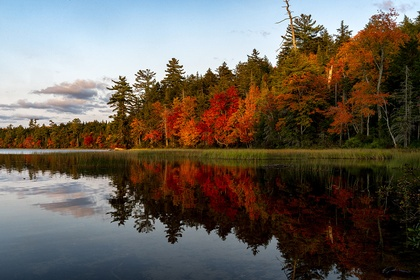
%> input picture paisagem.jpg, 420 x 280 px, shrunk from 1200 x 800 before the run
$ octave atividade1.m   (GNU Octave 9; MATLAB toolbox functions it lacks are replaced by stand-ins)
%> lines starting %> are read from the running program, lines starting %| are printed output that depends on the picture; in (x1, y1, x2, y2) boxes, pixels count from 0 and x2, y2 are one past the last pixel; in counts of white or black regions, pixels touching at a corner belong together; the program's own positions count from 1
clear; clc;

function [Y, erro] = binarizar(X, limiar)
  X = rgb2gray(X);
  X = double(X) / 255;
  Y = X;
  [L, C] = size(X);
  numerador = 0;
  denominador = 0;

  for i=1:L
    for j=1:C
      if X(i,j) > limiar
        Y(i,j) = 1;
      else
        Y(i,j) = 0;
      endif
      numerador = numerador + (X(i,j) - Y(i,j))^2;
      denominador = denominador + X(i,j)^2;
    endfor
  endfor
  erro = numerador/denominador
endfunction

function Y = cromatizar(X)
  Y = X;
  [L,C,~] = size(Y);
  for i=1:L
    for j=1:C
      R = X(i,j,1);
      G = X(i,j,2);
      B = X(i,j,3);

      if R > G && R > B
        Y(i,j,2) = 0;
        Y(i,j,3) = 0;
      elseif G > R && G > B
        Y(i,j,1) = 0;
        Y(i,j,3) = 0;
      else
        Y(i,j,1) = 0;
        Y(i,j,2) = 0;
      endif
    endfor
  endfor
endfunction

img = imread('paisagem.jpg');
%> img is the input picture: size 280x420x3 uint8; mean R, G, B 104.9, 96, 87
[img_binaria, erro_bin] = binarizar(img, 0.5);
%> in binarizar, `X = rgb2gray(X);`:
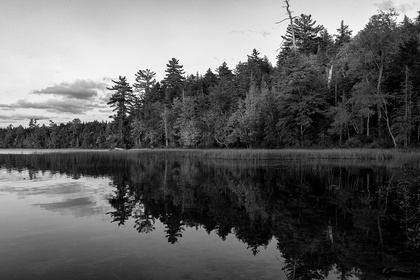
%> X: size 280x420 uint8; min 0, max 255, mean 97.7
%> after the loop in binarizar, `for i=1:L`:
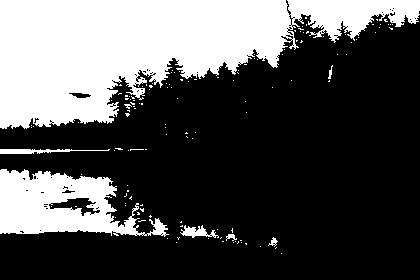
%> Y: size 280x420 double; values 0 (black) and 1 (white), 31.9% white; 133 white regions (125 under 20 px), largest, box (x1, y1, x2, y2) and area: (0, 0, 420, 129) 29844, (0, 169, 169, 237) 6607, (0, 149, 110, 154) 308
%> after the loop in binarizar, `for i=1:L`: denominador = 28585.1; numerador = 6280.2
%> in binarizar, `erro = numerador/denominador`: erro = 0.22
%> erro_bin = 0.22
img_cromatizada = cromatizar(img);
%> after the loop in cromatizar, `for i=1:L`:
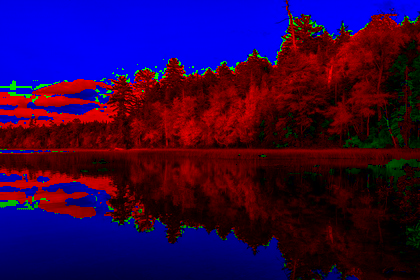
%> Y: size 280x420x3 uint8; mean R, G, B 44.9, 3.2, 68.6

figure;

subplot(2, 2, [1, 2]);
imshow(img);
title('Original');

subplot(2, 2, 3);
imshow(img_binaria);
title('Binarizada');

subplot(2, 2, 4);
imshow(img_cromatizada);
title('Cromatizada');

$ run again, with rio.jpg copied over paisagem.jpg
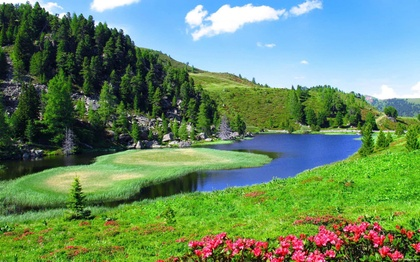
%> input picture rio.jpg, 420 x 262 px, shrunk from 1920 x 1200 before the run
%> img is the input picture: size 262x420x3 uint8; mean R, G, B 103.4, 137.8, 103.3
%> after the loop in binarizar, `for i=1:L`:
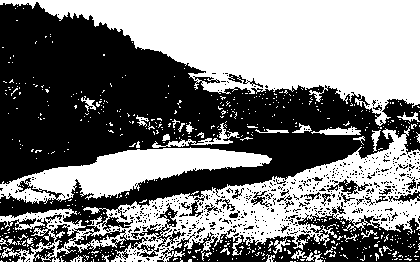
%> Y: size 262x420 double; values 0 (black) and 1 (white), 49.2% white; 572 white regions (540 under 20 px), largest, box (x1, y1, x2, y2) and area: (0, 0, 420, 126) 26698, (0, 126, 420, 262) 17006, (0, 147, 272, 204) 6835
%> after the loop in binarizar, `for i=1:L`: denominador = 32204.3; numerador = 11868.3
%> erro = 0.369
%> after the loop in cromatizar, `for i=1:L`:
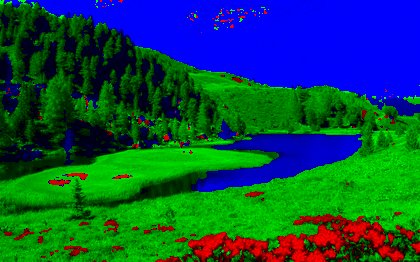
%> Y: size 262x420x3 uint8; mean R, G, B 10.4, 76.3, 68.9
